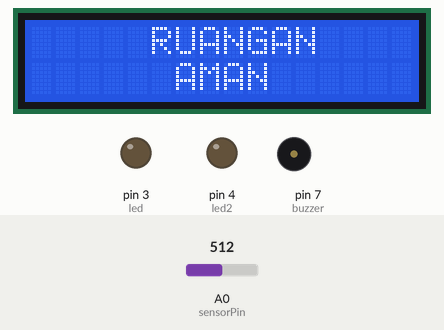
Simulated run of this sketch. Board: Arduino Uno, built with avr-gcc and run on an emulated ATmega328P. Parts: 16×2 character LCD, output pins drawn as LEDs (lit = HIGH), buzzer (waves = sounding, pin HIGH). Dashed ring = blinking. Inputs (shaded band) come from the test bench; at power-on: A0 (sensorPin) = 512. What the sketch prints to the serial monitor is not drawn.

Above: at 6.2 s.
6.3 s: A0 (sensorPin) set to 105
7.9 s: A0 (sensorPin) set to 92
At 8.8 s:
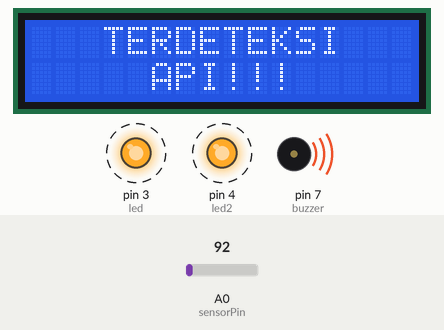
11.0 s: A0 (sensorPin) set to 110
At 12.3 s:
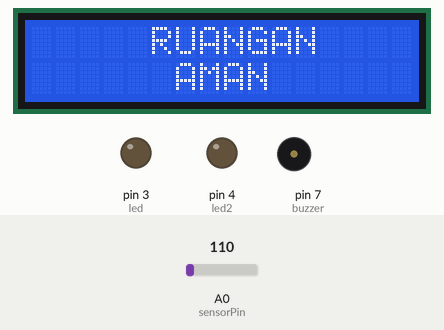
12.8 s: A0 (sensorPin) set to 90
At 13.96 s:
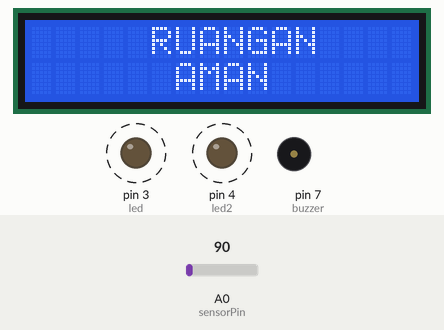
Timing chart, 0 to 16.9 s (numbered marks = the images above; inputs shaded):
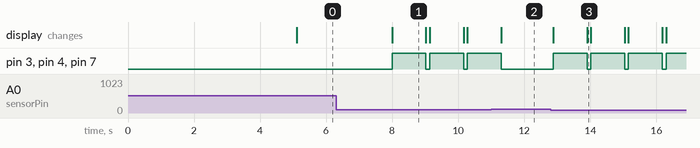

Measured:
- the behaviour switches between 100 and 99 on A0 (sensorPin) (found by bisection; images 0 and 1)
- after the input at 6.3 s, every drawn part: stays the same
- after the input at 7.9 s, pin 3 (led), pin 4 (led2), pin 7 (buzzer): alternates HIGH for 1.0 s and LOW for 0.12 s, starting after 0.10 s; the display: changes after 0.10 s (image 1)
- after the input at 11.0 s, pin 3 (led), pin 4 (led2), pin 7 (buzzer): goes on until 11.3 s, then stays LOW
- after the input at 12.8 s, pin 3 (led), pin 4 (led2), pin 7 (buzzer): alternates HIGH for 1.0 s and LOW for 0.12 s, starting after 0.08 s; the display: first changes after 0.08 s (image 3 shows a later state)
- what the display in image 1 shows lasts 1.0 s, from 8.0 s to 9.0 s

The sketch:

sensor_api.ino
```cpp
#include<SoftwareSerial.h>
#include <LiquidCrystal_I2C.h>
LiquidCrystal_I2C lcd(0x27,16,2);

int sensorPin = A0; //pin yg di gunakan

int sensorValue = 0;

int led = 3; // pin led yg di gunakan
int led2 = 4; // pin led yg di gunakan

int buzzer = 7; // pin buzzer

void setup(){

   Serial.begin(9600);
   pinMode(led, OUTPUT);
   pinMode(led2, OUTPUT);
   pinMode(buzzer, OUTPUT);
   lcd.begin ();  // Set lcd
   lcd.backlight();
   lcd.setCursor(5,0);
   lcd.print("IOT");
   lcd.setCursor(3,1);
   lcd.print("BISMILLAH");
   delay(5000);
   lcd.clear();

   lcd.setCursor(0, 0);
   lcd.print("RUANGAN");

   lcd.setCursor(0, 1);
   lcd.print("AMAN");
   lcd.clear();


  }

void loop()
{
  Serial.println("pembacaan sensor api");

  sensorValue = analogRead(sensorPin);

  Serial.println(sensorValue);

  if (sensorValue < 100)
  {
    lcd.setCursor(0, 0);
    lcd.print("   TERDETEKSI");
    lcd.setCursor(0, 1);
    lcd.print("     API!!! ");
    digitalWrite(led, HIGH);
    digitalWrite(led2, HIGH);
    digitalWrite(buzzer, HIGH);
    delay(1000);
    lcd.clear();
    }
  lcd.setCursor(0, 0);
  lcd.print("     RUANGAN");
  lcd.setCursor(0, 1);
  lcd.print("      AMAN");
  digitalWrite(led, LOW);
  digitalWrite(led2, LOW);
  digitalWrite(buzzer, LOW);
  delay(sensorValue);

  }
```
